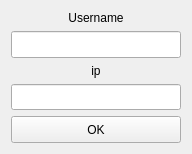
<?xml version="1.0" encoding="UTF-8"?>
<ui version="4.0">
 <class>StartWidget</class>
 <widget class="QWidget" name="StartWidget">
  <property name="geometry">
   <rect>
    <x>0</x>
    <y>0</y>
    <width>192</width>
    <height>154</height>
   </rect>
  </property>
  <property name="windowTitle">
   <string>Settings</string>
  </property>
  <layout class="QVBoxLayout" name="verticalLayout">
   <item>
    <widget class="QLabel" name="labelUser">
     <property name="text">
      <string>Username</string>
     </property>
     <property name="alignment">
      <set>Qt::AlignCenter</set>
     </property>
    </widget>
   </item>
   <item>
    <widget class="QLineEdit" name="lineEditUser">
     <property name="sizePolicy">
      <sizepolicy hsizetype="Expanding" vsizetype="Expanding">
       <horstretch>0</horstretch>
       <verstretch>0</verstretch>
      </sizepolicy>
     </property>
    </widget>
   </item>
   <item>
    <widget class="QLabel" name="labelIP">
     <property name="text">
      <string>ip</string>
     </property>
     <property name="alignment">
      <set>Qt::AlignCenter</set>
     </property>
    </widget>
   </item>
   <item>
    <widget class="QLineEdit" name="lineEditIP">
     <property name="sizePolicy">
      <sizepolicy hsizetype="Expanding" vsizetype="Expanding">
       <horstretch>0</horstretch>
       <verstretch>0</verstretch>
      </sizepolicy>
     </property>
    </widget>
   </item>
   <item>
    <widget class="QPushButton" name="pushButton">
     <property name="sizePolicy">
      <sizepolicy hsizetype="Expanding" vsizetype="Expanding">
       <horstretch>0</horstretch>
       <verstretch>0</verstretch>
      </sizepolicy>
     </property>
     <property name="text">
      <string>OK</string>
     </property>
    </widget>
   </item>
  </layout>
 </widget>
 <resources/>
 <connections/>
</ui>
